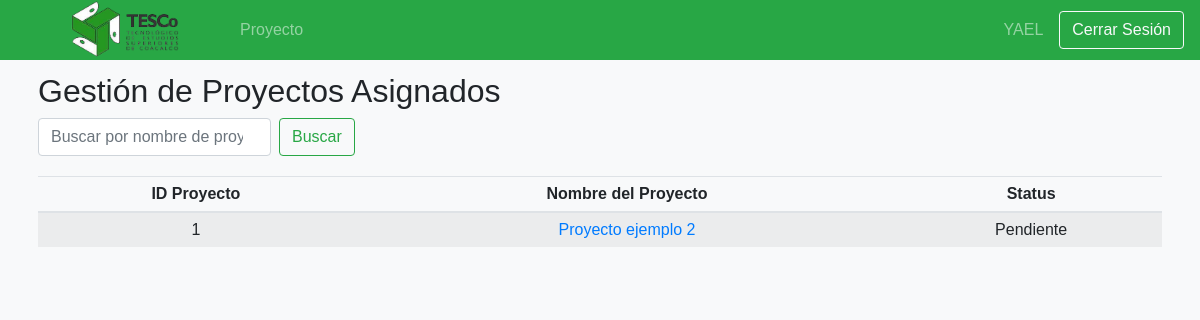
The app's page /views/Asesor/asigmentProyects.php (signed in), older data.
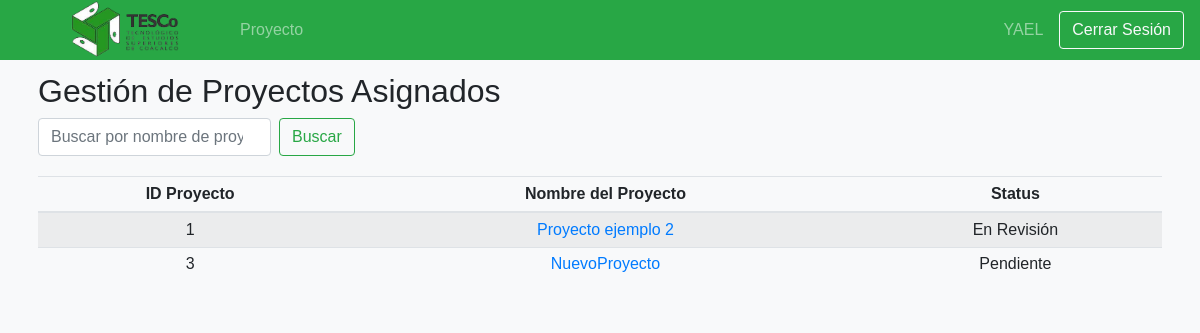
The same page, newer data.
### tables this page shows
CREATE TABLE IF NOT EXISTS `proyecto` (
  `ID_Proyecto` int NOT NULL AUTO_INCREMENT,
  `Nombre_Proyecto` varchar(200) NOT NULL,
  `Status` enum('Pendiente','En Revisión','Revisado','Completado') NOT NULL,
  `Integrante_1` int DEFAULT NULL,
  `Integrante_2` int DEFAULT NULL,
  `Integrante_3` int DEFAULT NULL,
  `Asesor` int DEFAULT NULL,
  `Archivo_Docx` varchar(255) DEFAULT NULL,
  PRIMARY KEY (`ID_Proyecto`),
  KEY `fk_proyecto_integrante_1` (`Integrante_1`),
  KEY `fk_proyecto_integrante_2` (`Integrante_2`),
  KEY `fk_proyecto_integrante_3` (`Integrante_3`),
  KEY `fk_proyecto_asesor` (`Asesor`)
);

### Views/Asesor/asigmentProyects.php (the view, shortened to what this page needs)
<?php
include('../../includes/config.php');
$asesor_id = $_SESSION['asesor_id'];
$search_term = isset($_GET['search']) ? '%' . $_GET['search'] . '%' : '%%';
$query = "
    SELECT p.ID_Proyecto, p.Nombre_Proyecto, p.Status
    FROM proyecto p
    WHERE p.Asesor = ? AND p.Nombre_Proyecto LIKE ?
    ORDER BY p.ID_Proyecto ASC";
$stmt = $connection->prepare($query);
$stmt->bind_param('is', $asesor_id, $search_term);
$stmt->execute();
$result = $stmt->get_result();
?>
<!DOCTYPE html>
<html lang="es">
<head>
    <link rel="stylesheet" href="https://stackpath.bootstrapcdn.com/bootstrap/4.3.1/css/bootstrap.min.css">
    <link rel="stylesheet" href="<?php echo CSS_PATH; ?>dashboard.css">
</head>
<body>
    <?php require('../../includes/navbarAsesor.php'); ?>
    <div class="container-fluid">
        <div class="row">
            <main role="main" class="container bg-light p-2 mx-auto my-1">
                <h2>Gestión de Proyectos Asignados</h2>
                <form method="GET" class="form-inline mb-3">
                    <input class="form-control mr-sm-2" type="search" name="search"
                        placeholder="Buscar por nombre de proyecto" aria-label="Buscar"
                        value="<?php echo isset($_GET['search']) ? htmlspecialchars($_GET['search']) : ''; ?>">
                    <button class="btn btn-outline-success my-2 my-sm-0" type="submit">Buscar</button>
                </form>
                <div class="table-responsive">
                    <table class="table table-striped table-sm">
                        <thead>
                            <tr class="text-center">
                                <th>ID Proyecto</th>
                                <th>Nombre del Proyecto</th>
                                <th>Status</th>
                            </tr>
                        </thead>
                        <tbody class="text-center">
                            <?php
                            if ($result && $result->num_rows > 0) {
                                while ($row = $result->fetch_assoc()) {
                                    echo "<tr>";
                                    echo "<td>" . htmlspecialchars($row['ID_Proyecto']) . "</td>";
                                    echo "<td><a href='proyects.php?id_proyecto=" . htmlspecialchars($row['ID_Proyecto']) . "'>" . htmlspecialchars($row['Nombre_Proyecto']) . "</a></td>";
                                    echo "<td>" . htmlspecialchars($row['Status']) . "</td>";
                                    echo "</tr>";
                                }
                            } else {
                                echo "<tr><td colspan='3'>No hay proyectos asignados.</td></tr>";
                            }
                            ?>
                        </tbody>
                    </table>
                </div>
            </main>
        </div>
    </div>
</body>
</html>

Row changes from the older to the newer data that the page shows:
changed proyecto "Proyecto ejemplo 2": Status "Pendiente" → "En Revisión"
added proyecto: ID_Proyecto "3", Nombre_Proyecto "NuevoProyecto", Status "Pendiente"
